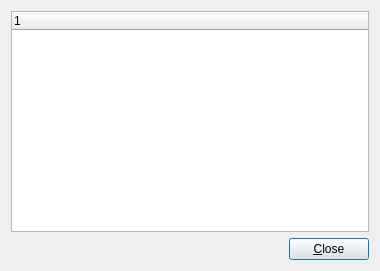
<?xml version="1.0" encoding="UTF-8"?>
<ui version="4.0">
 <class>OrderHistoryDialog</class>
 <widget class="QDialog" name="OrderHistoryDialog">
  <property name="geometry">
   <rect>
    <x>0</x>
    <y>0</y>
    <width>380</width>
    <height>271</height>
   </rect>
  </property>
  <property name="windowTitle">
   <string>Order history</string>
  </property>
  <property name="windowIcon">
   <iconset resource="../../resource/clientApp.qrc">
    <normaloff>:/icons/icons/OrderDialog/order_history.png</normaloff>:/icons/icons/OrderDialog/order_history.png</iconset>
  </property>
  <layout class="QHBoxLayout" name="horizontalLayout_2">
   <item>
    <layout class="QVBoxLayout" name="verticalLayout">
     <item>
      <widget class="QTreeWidget" name="treeWidget">
       <column>
        <property name="text">
         <string notr="true">1</string>
        </property>
       </column>
      </widget>
     </item>
     <item>
      <layout class="QHBoxLayout" name="horizontalLayout">
       <item>
        <spacer name="horizontalSpacer">
         <property name="orientation">
          <enum>Qt::Horizontal</enum>
         </property>
         <property name="sizeHint" stdset="0">
          <size>
           <width>40</width>
           <height>20</height>
          </size>
         </property>
        </spacer>
       </item>
       <item>
        <widget class="QPushButton" name="closeButton">
         <property name="text">
          <string>&amp;Close</string>
         </property>
         <property name="icon">
          <iconset resource="../../resource/clientApp.qrc">
           <normaloff>:/icons/icons/OrderDialog/close.png</normaloff>:/icons/icons/OrderDialog/close.png</iconset>
         </property>
        </widget>
       </item>
      </layout>
     </item>
    </layout>
   </item>
  </layout>
 </widget>
 <resources>
  <include location="../../resource/clientApp.qrc"/>
 </resources>
 <connections/>
</ui>
